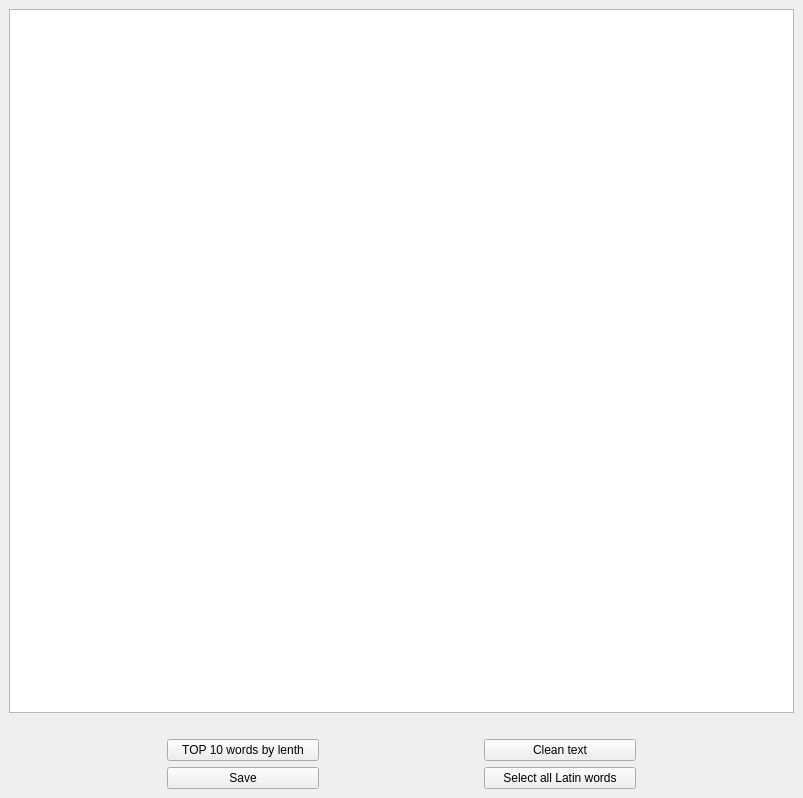
<?xml version="1.0" encoding="UTF-8"?>
<ui version="4.0">
 <class>MainWindow</class>
 <widget class="QMainWindow" name="MainWindow">
  <property name="geometry">
   <rect>
    <x>0</x>
    <y>0</y>
    <width>803</width>
    <height>798</height>
   </rect>
  </property>
  <property name="windowTitle">
   <string>TextEditor</string>
  </property>
  <widget class="QWidget" name="centralwidget">
   <layout class="QGridLayout" name="gridLayout">
    <item row="3" column="1">
     <widget class="QPushButton" name="save">
      <property name="text">
       <string>Save</string>
      </property>
     </widget>
    </item>
    <item row="0" column="0" colspan="5">
     <widget class="QTextEdit" name="text_bar"/>
    </item>
    <item row="1" column="0" colspan="5">
     <widget class="QLabel" name="label">
      <property name="text">
       <string/>
      </property>
     </widget>
    </item>
    <item row="3" column="3">
     <widget class="QPushButton" name="latin">
      <property name="text">
       <string>Select all Latin words</string>
      </property>
     </widget>
    </item>
    <item row="2" column="3">
     <widget class="QPushButton" name="clean">
      <property name="text">
       <string>Clean text</string>
      </property>
     </widget>
    </item>
    <item row="2" column="1">
     <widget class="QPushButton" name="top">
      <property name="text">
       <string>TOP 10 words by lenth</string>
      </property>
     </widget>
    </item>
   </layout>
  </widget>
 </widget>
 <resources/>
 <connections/>
</ui>
